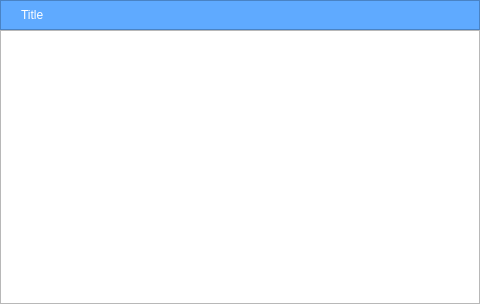
<?xml version="1.0" encoding="UTF-8"?>
<ui version="4.0">
 <class>DataPanel</class>
 <widget class="QWidget" name="DataPanel">
  <property name="geometry">
   <rect>
    <x>0</x>
    <y>0</y>
    <width>480</width>
    <height>304</height>
   </rect>
  </property>
  <property name="windowTitle">
   <string>Form</string>
  </property>
  <property name="styleSheet">
   <string notr="true">QFrame#frame {
background-color: rgb(95, 170, 255);
}
QLabel{
color : rgb(255,255,255);
background-color: rgb(95, 170, 255);
}
QPushButton{
border : 0;
color: rgb(255, 255, 255);
background:rgba(0,0,0,0);
font: 600 14pt &quot;Segoe UI&quot;;
}
QPushButton::hover{
	color: rgb(255, 121, 43);
}
</string>
  </property>
  <layout class="QVBoxLayout" name="verticalLayout">
   <property name="spacing">
    <number>0</number>
   </property>
   <property name="leftMargin">
    <number>0</number>
   </property>
   <property name="topMargin">
    <number>0</number>
   </property>
   <property name="rightMargin">
    <number>0</number>
   </property>
   <property name="bottomMargin">
    <number>0</number>
   </property>
   <item>
    <widget class="QFrame" name="frame">
     <property name="minimumSize">
      <size>
       <width>0</width>
       <height>30</height>
      </size>
     </property>
     <property name="maximumSize">
      <size>
       <width>16777215</width>
       <height>30</height>
      </size>
     </property>
     <property name="styleSheet">
      <string notr="true"/>
     </property>
     <property name="frameShape">
      <enum>QFrame::StyledPanel</enum>
     </property>
     <property name="frameShadow">
      <enum>QFrame::Raised</enum>
     </property>
     <layout class="QHBoxLayout" name="horizontalLayout">
      <property name="spacing">
       <number>0</number>
      </property>
      <property name="leftMargin">
       <number>0</number>
      </property>
      <property name="topMargin">
       <number>0</number>
      </property>
      <property name="rightMargin">
       <number>0</number>
      </property>
      <property name="bottomMargin">
       <number>0</number>
      </property>
      <item>
       <spacer name="horizontalSpacer_2">
        <property name="orientation">
         <enum>Qt::Horizontal</enum>
        </property>
        <property name="sizeType">
         <enum>QSizePolicy::Fixed</enum>
        </property>
        <property name="sizeHint" stdset="0">
         <size>
          <width>20</width>
          <height>20</height>
         </size>
        </property>
       </spacer>
      </item>
      <item>
       <widget class="QLabel" name="label">
        <property name="styleSheet">
         <string notr="true">font: 75 12pt &quot;MS Shell Dlg 2&quot;;</string>
        </property>
        <property name="text">
         <string>Title</string>
        </property>
       </widget>
      </item>
      <item>
       <spacer name="horizontalSpacer">
        <property name="orientation">
         <enum>Qt::Horizontal</enum>
        </property>
        <property name="sizeHint" stdset="0">
         <size>
          <width>313</width>
          <height>20</height>
         </size>
        </property>
       </spacer>
      </item>
      <item>
       <widget class="QPushButton" name="btn_add">
        <property name="minimumSize">
         <size>
          <width>30</width>
          <height>0</height>
         </size>
        </property>
        <property name="maximumSize">
         <size>
          <width>30</width>
          <height>16777215</height>
         </size>
        </property>
        <property name="styleSheet">
         <string notr="true">QPushButton{
border-image: url(:/Assets/png/plus.png);
}
QPushButton::hover{
	border-image: url(:/Assets/png/plus_hover.png);
}</string>
        </property>
        <property name="text">
         <string/>
        </property>
       </widget>
      </item>
      <item>
       <widget class="QPushButton" name="btn_remove">
        <property name="minimumSize">
         <size>
          <width>30</width>
          <height>0</height>
         </size>
        </property>
        <property name="maximumSize">
         <size>
          <width>30</width>
          <height>16777215</height>
         </size>
        </property>
        <property name="styleSheet">
         <string notr="true">QPushButton{
border-image: url(:/Assets/png/minus.png);
}
QPushButton::hover{
	border-image: url(:/Assets/png/minus_hover.png);
}</string>
        </property>
        <property name="text">
         <string/>
        </property>
       </widget>
      </item>
     </layout>
    </widget>
   </item>
   <item>
    <widget class="CustomListWidget" name="lw_data">
     <property name="styleSheet">
      <string notr="true"/>
     </property>
    </widget>
   </item>
  </layout>
 </widget>
 <customwidgets>
  <customwidget>
   <class>CustomListWidget</class>
   <extends>QListWidget</extends>
   <header location="global">DataEntryPage/customlistwidget.h</header>
  </customwidget>
 </customwidgets>
 <resources/>
 <connections/>
</ui>
